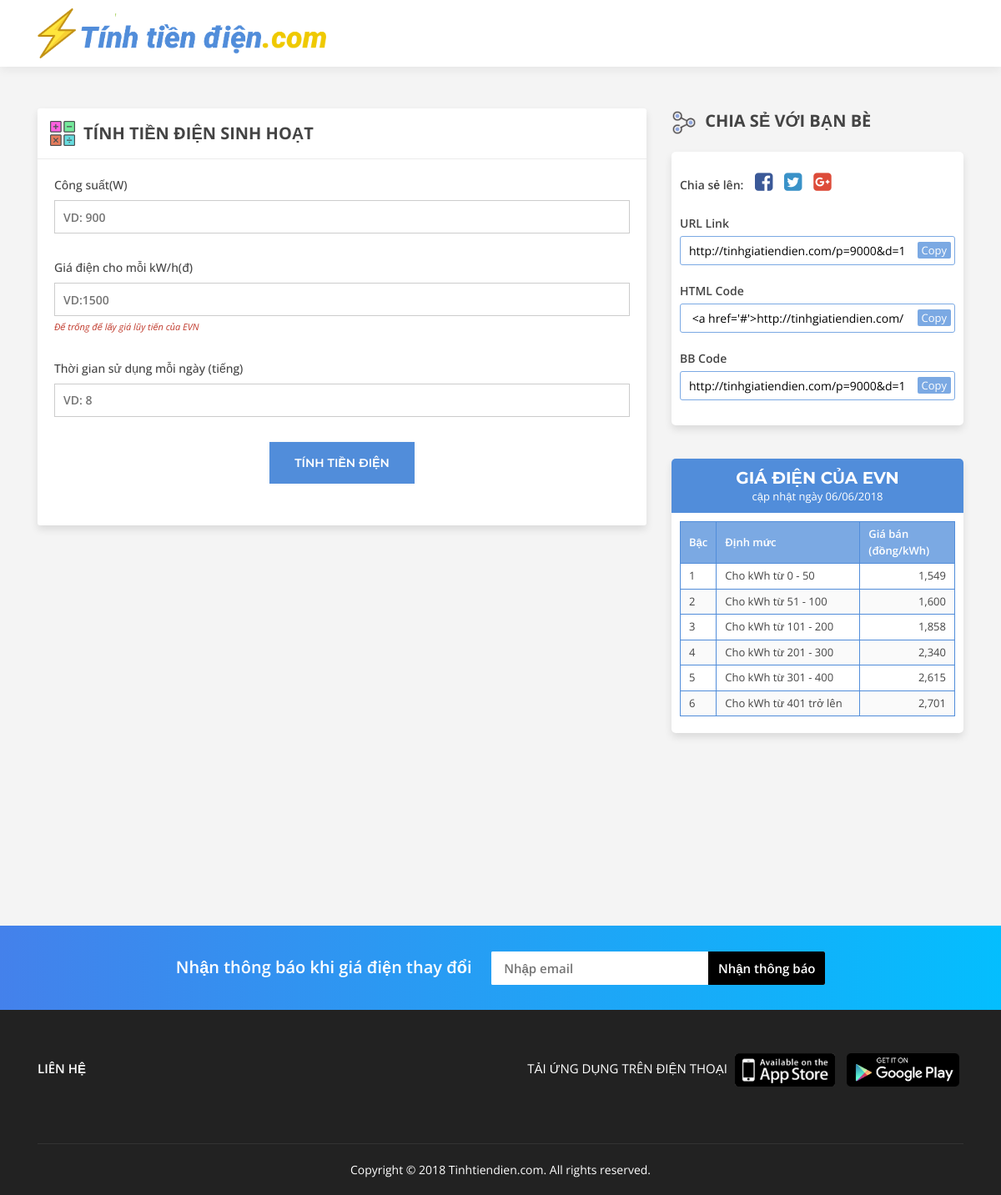
The page / on the database its author committed.
### tinhtiendienapp/models.py (models this page shows, shortened)
class DinhMuc(models.Model):
    gia_dien_evn = models.ForeignKey(GiaDienEVN, on_delete=models.CASCADE)
    level_no = models.IntegerField()
    level_start = models.IntegerField()
    level_end = models.IntegerField()
    level_price = models.IntegerField()

### tinhtiendienapp/views.py (the view)
# urls.py: path('', views.index, name='index'),
def index(request):
    dinh_muc = DinhMuc.objects.filter(gia_dien_evn__start_date__lte=timezone.now(),
                                      gia_dien_evn__end_date__gte=timezone.now()).order_by('level_no')
    cong_suat = 0.0
    gia_dien = 0.0
    thoi_gian = 0.0
    if 'cong_suat' in request.GET and request.GET['cong_suat'] != '':
        cong_suat = Decimal(request.GET['cong_suat'])
    if 'gia_dien' in request.GET and request.GET['gia_dien'] != '':
        gia_dien = Decimal(request.GET['gia_dien'])
    if 'thoi_gian' in request.GET and request.GET['thoi_gian'] != '':
        thoi_gian = Decimal(request.GET['thoi_gian'])
    number_of_kwh_ngay = cong_suat / 1000 * thoi_gian
    number_of_kwh_tuan = number_of_kwh_ngay * 7
    number_of_kwh_thang = number_of_kwh_ngay * 30
    ket_qua_ngay = functionapp.tinh_tien(dinh_muc,number_of_kwh_ngay, gia_dien)
    ket_qua_tuan = functionapp.tinh_tien(dinh_muc,number_of_kwh_tuan, gia_dien)
    ket_qua_thang = functionapp.tinh_tien(dinh_muc, number_of_kwh_thang, gia_dien)
    img_name= functionapp.generate_image(cong_suat, gia_dien, thoi_gian, [number_of_kwh_ngay,ket_qua_ngay['thanh_tien']], [number_of_kwh_tuan,ket_qua_tuan['thanh_tien']], [number_of_kwh_thang,ket_qua_thang['thanh_tien']])
    if gia_dien == 0.0:
        ini_gia_dien = ''
    else:
        ini_gia_dien = gia_dien
    if cong_suat != 0.0 or gia_dien != 0 or thoi_gian != 0:
        tinh_tien_dien_form = TinhTienDienForm(initial={'cong_suat': cong_suat, 'gia_dien': ini_gia_dien, 'thoi_gian': thoi_gian})
    else:
        tinh_tien_dien_form = TinhTienDienForm()
    return render(request, 'tinhtiendienapp/index.html', {
        'bang_gia_dien': dinh_muc,
        'ket_qua_ngay': ket_qua_ngay,
        'ket_qua_tuan': ket_qua_tuan,
        'ket_qua_thang': ket_qua_thang,
        'cong_suat': cong_suat,
        'gia_dien': gia_dien,
        'thoi_gian': thoi_gian,
        'img_name': img_name,
        'form' : tinh_tien_dien_form,
    })

### tinhtiendienapp/forms.py
class TinhTienDienForm(forms.Form):
    cong_suat = forms.IntegerField(label='Công suất(W)',
                                    widget=forms.TextInput(attrs={'class': 'f-text', 'id' : 'cong_suat', 'placeholder': 'VD: 900'}))
    gia_dien = forms.IntegerField(label='Giá điện cho mỗi  kW/h(đ)', help_text='Để trống để lấy giá lũy tiến của EVN', required=False,
                                    widget=forms.TextInput(attrs={'class': 'f-text', 'id' : 'gia_dien', 'placeholder': 'VD:1500'}))
    thoi_gian = forms.IntegerField(label='Thời gian sử dụng mỗi ngày (tiếng)',
                                    widget=forms.TextInput(attrs={'class': 'f-text', 'id': 'thoi_gian', 'placeholder': 'VD: 8'}))

### tinhtiendienapp/functionapp.py (called while the page is built, shortened)
def generate_image(cong_suat, gia_dien, thoi_gian, ngay, tuan, thang):
    tieu_thu_nam = thang[0] * 12
    tien_dien_nam = thang[1] * 12
    tpl_img_url = 'tinhtiendienapp/static/tinhtiendienapp/images/tinh_tien_dien_tpl.png'
    img_url =  'tinhtiendienapp/static/tinhtiendienapp/images/tinh_tien_dien_{}_{}_{}.png'.format(cong_suat, gia_dien,
                                                                                                thoi_gian)
    try:
        Image.open(img_url)
        return 'tinh_tien_dien_{}_{}_{}.png'.format(cong_suat, gia_dien, thoi_gian)
    except IOError:
        img = Image.open(tpl_img_url)

### tinhtiendienapp/templates/tinhtiendienapp/index.html (shortened to what this page needs)
{% extends "base_layout.html" %}
{% load humanize %}
{% load static %}
{% block main_content %}
    <div class="middle-left">
        <div class="ui-block">
            <div class="ui-block-caption">
                <img alt="" src="{% static 'tinhtiendienapp/images/icon1.png' %}"> Tính tiền điện sinh hoạt
            </div>
            <div class="ui-block-content">
                <form action="{% url 'index' %}" method="get" id="user_form">
                    {% for field in form %}
                        <div class="f-field">
                            <p>{{ field.label }}</p>
                            {{ field }}
                            {% if field.help_text %}
                                <em>{{ field.help_text }}</em>
                            {% endif %}
                        </div>
                    {% endfor %}
                    <div class="f-field f-field-control">
                        <input type="submit" class="my-btn" value="Tính Tiền Điện"/>
                    </div>
                </form>
            </div>
        </div>
    </div>
{% endblock %}
{% block right_content %}
    <div class="block-caption">
        <img alt="" src="{% static 'tinhtiendienapp/images/icon2.png' %}"> <span> Chia sẻ </span>với bạn bè
    </div>
    <div class="box-share">
        <div class="share-social">
            <span>Chia sẻ lên:</span>
            <a href="#" class="facebook"><i class="fa fa-facebook-square">
        </i></a>
            <a href="#" class="twitter"><i class="fa fa-twitter-square">
        </i></a>
            <a href="#" class="google"><i class="fa fa-google-plus-square">
        </i></a>
        </div>
        <div class="share-row">
            <p>URL Link</p>
            <div class="sr-wrap">
                <input type="text" value="http://tinhgiatiendien.com/p=9000&d=10">
                <span class="copy">
                Copy</span>
            </div>
        </div>
        <div class="share-row">
            <p>HTML Code</p>
            <div class="sr-wrap">
                <input type="text" value=" <a href='#'>http://tinhgiatiendien.com/p=9000&d=10</a>">
                <span class="copy">
                Copy</span>
            </div>
        </div>
        <div class="share-row">
            <p>BB Code</p>
            <div class="sr-wrap">
                <input type="text" value="http://tinhgiatiendien.com/p=9000&d=10">
                <span class="copy">
                Copy</span>
            </div>
        </div>
    </div>
    <div class="box-price">
        <div class="box-price-caption">
            <h3>Giá điện của EVN </h3>
            <p>cập nhật ngày 06/06/2018</p>
        </div>
        <div class="box-price-content">
            <div class="table-price">
                <table>
                    <thead>
                        <tr>
                            <th width="10%">Bậc</th>
                            <th width="55%">Định mức</th>
                            <th width="35%">Giá bán (đồng/kWh)</th>
                        </tr>
                    </thead>
                    <tbody>
                    {% for dm in bang_gia_dien %}
                        {% if forloop.last %}
                            <tr>
                                <td>{{ dm.level_no }}</td>
                                <td>Cho kWh từ {{ dm.level_start }} trở lên</td>
                                <td align="right">{{ dm.level_price|intcomma }}</td>
                            </tr>
                        {% else %}
                             <tr>
                                <td>{{ dm.level_no }}</td>
                                <td>Cho kWh từ {{ dm.level_start }} - {{ dm.level_end }}</td>
                                <td align="right">{{ dm.level_price|intcomma }}</td>
                            </tr>
                        {% endif %}
                    {% endfor %}
                    </tbody>
                </table>
            </div>
        </div>
    </div>
{% endblock %}

### tinhtiendienapp/templates/base_layout.html (shortened to what this page needs)
{% load static %}
<!DOCTYPE html>
<html lang="en">
<head>
    <link href="{% static 'tinhtiendienapp/css/font-awesome.min.css' %}" rel="stylesheet" />
    <link href="{% static 'tinhtiendienapp/css/bootstrap.min.css' %}" rel="stylesheet" />
    <link href="{% static 'tinhtiendienapp/css/animate.css' %}" rel="stylesheet" />
    <link href="{% static 'tinhtiendienapp/css/owl.carousel.css' %}" rel="stylesheet" />
    <link href="{% static 'tinhtiendienapp/css/main.css' %}" rel="stylesheet" />
</head>
<body>
    <header class="header">
        <div class="container">
            <a href="{% url 'index' %}" class="logo">
                <img alt="" src="{% static 'tinhtiendienapp/images/logo.png' %}" />
            </a>
            <div class="clearfix">
            </div>
        </div>
    </header>
    <div class="middle">
        <div class="container">
            <div class="row">
                <div class="col-lg-8 col-md-12 col-sm-12 col-xs-12">
                    {% block main_content %}{% endblock %}
                </div>
                <div class="col-lg-4 col-md-12 col-sm-12 col-xs-12">
                    {% block right_content %}{% endblock %}
                </div>
            </div>
        </div>
    </div>
    <div class="subcribe">
        <div class="container">
            <span>Nhận thông báo khi giá điện thay đổi</span>
            <div class="subcribe-form">
                <input type="text" placeholder="Nhập email">
                <button>Nhận thông báo</button>
            </div>
        </div>
    </div>
    <footer class="footer">
        <div class="container">
            <div class="footer-nav">
                <div class="pull-left">
                    <div class="contact-link">
                        <a href="#">Liên hệ</a>
                    </div>
                </div>
                <div class="pull-right">
                    <div class="app">
                        <span>TẢI ỨNG DỤNG TRÊN ĐIỆN THOẠI</span>
                        <a href="#"><img alt="" src="{% static 'tinhtiendienapp/images/ios.png' %}"> </a>
                        <a href="#"><img alt="" src="{% static 'tinhtiendienapp/images/android.png' %}"> </a>
                    </div>
                </div>
                <div class="clearfix"></div>
            </div>
            <p class="allright">Copyright © 2018 <a href="#">Tinhtiendien.com</a>. All rights reserved.</p>
        </div>
    </footer>
</body>
</html>

### rows shown on the page
DinhMuc: level_no "1", level_start "0", level_end "50", level_price "1,549"
DinhMuc: level_no "2", level_start "51", level_end "100", level_price "1,600"
DinhMuc: level_no "3", level_start "101", level_end "200", level_price "1,858"
DinhMuc: level_no "4", level_start "201", level_end "300", level_price "2,340"
DinhMuc: level_no "5", level_start "301", level_end "400", level_price "2,615"
DinhMuc: level_no "6", level_start "401", level_price "2,701"

### other values the page prints
{{ field.label }} "Công suất(W)" "Giá điện cho mỗi kW/h(đ)" "Thời gian sử dụng mỗi ngày (tiếng)"
{{ field.help_text }} "Để trống để lấy giá lũy tiến của EVN"
